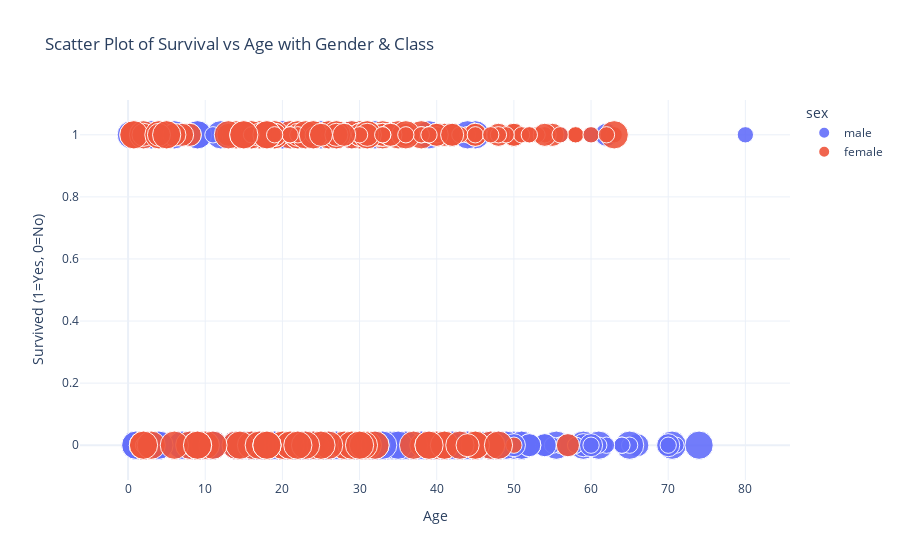

The code cell stored with this chart in its notebook:
### Markdown cell above
# **Improved Scatter Plot - Age vs Survival with Gender and Class**

### Code cell
fig = px.scatter(titanic, x='age', y='survived', color='sex', 
                 size='pclass',  # Bigger size means higher class
                 hover_data=['fare', 'embark_town'],  # Extra data on hover
                 title="Scatter Plot of Survival vs Age with Gender & Class",
                 labels={"age": "Age", "survived": "Survived (1=Yes, 0=No)", "pclass": "Passenger Class"})

fig.update_traces(marker=dict(opacity=0.9, line=dict(width=1)))
fig.update_layout(template="plotly_white")
fig.show()

### Figure 1 — Plotly figure (JSON) as saved in the notebook; plotly's stock layout.template omitted (floating-point values rounded to 4 significant figures; data arrays with more than 128 entries replaced by an {"elided": "..."} marker saying what was removed)
{"data": [{"customdata": {"elided": "577x2 mixed values"}, "hovertemplate": "sex=male<br>Age=%{x}<br>Survived (1=Yes, 0=No)=%{y}<br>Passenger Class=%{marker.size}<br>fare=%{customdata[0]}<br>embark_town=%{customdata[1]}<extra></extra>", "legendgroup": "male", "marker": {"color": "#636efa", "line": {"width": 1}, "opacity": 0.9, "size": {"elided": "577 int values"}, "sizemode": "area", "sizeref": 0.0075, "symbol": "circle"}, "mode": "markers", "name": "male", "orientation": "v", "showlegend": true, "type": "scatter", "x": {"elided": "577 float values"}, "xaxis": "x", "y": {"elided": "577 int values"}, "yaxis": "y"}, {"customdata": {"elided": "314x2 mixed values"}, "hovertemplate": "sex=female<br>Age=%{x}<br>Survived (1=Yes, 0=No)=%{y}<br>Passenger Class=%{marker.size}<br>fare=%{customdata[0]}<br>embark_town=%{customdata[1]}<extra></extra>", "legendgroup": "female", "marker": {"color": "#EF553B", "line": {"width": 1}, "opacity": 0.9, "size": {"elided": "314 int values"}, "sizemode": "area", "sizeref": 0.0075, "symbol": "circle"}, "mode": "markers", "name": "female", "orientation": "v", "showlegend": true, "type": "scatter", "x": {"elided": "314 float values"}, "xaxis": "x", "y": {"elided": "314 int values"}, "yaxis": "y"}], "layout": {"legend": {"itemsizing": "constant", "title": {"text": "sex"}, "tracegroupgap": 0}, "title": {"text": "Scatter Plot of Survival vs Age with Gender & Class"}, "xaxis": {"anchor": "y", "domain": [0, 1], "title": {"text": "Age"}}, "yaxis": {"anchor": "x", "domain": [0, 1], "title": {"text": "Survived (1=Yes, 0=No)"}}}}
